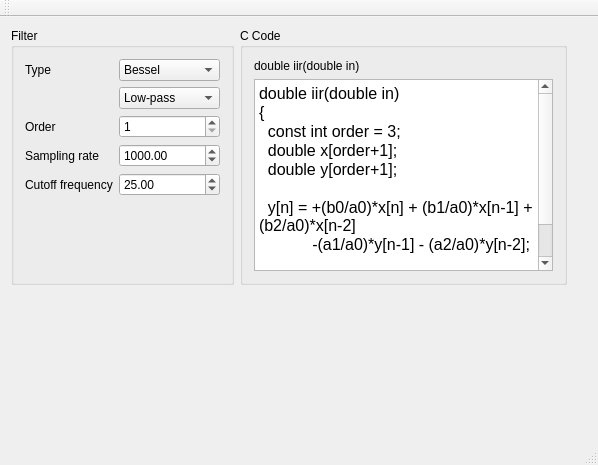
<?xml version="1.0" encoding="UTF-8"?>
<ui version="4.0">
 <class>MainWindow</class>
 <widget class="QMainWindow" name="MainWindow">
  <property name="geometry">
   <rect>
    <x>0</x>
    <y>0</y>
    <width>598</width>
    <height>465</height>
   </rect>
  </property>
  <property name="windowTitle">
   <string>MainWindow</string>
  </property>
  <widget class="QWidget" name="centralWidget">
   <layout class="QGridLayout" name="gridLayout">
    <item row="1" column="0" colspan="2">
     <widget class="QCustomPlot" name="plot" native="true">
      <layout class="QGridLayout" name="gridLayout_2">
       <property name="sizeConstraint">
        <enum>QLayout::SetDefaultConstraint</enum>
       </property>
      </layout>
     </widget>
    </item>
    <item row="0" column="1">
     <widget class="QGroupBox" name="groupBox_2">
      <property name="title">
       <string>C Code</string>
      </property>
      <property name="alignment">
       <set>Qt::AlignLeading|Qt::AlignLeft|Qt::AlignTop</set>
      </property>
      <layout class="QVBoxLayout" name="verticalLayout">
       <property name="sizeConstraint">
        <enum>QLayout::SetDefaultConstraint</enum>
       </property>
       <item>
        <widget class="QLabel" name="label_5">
         <property name="text">
          <string>double iir(double in)</string>
         </property>
        </widget>
       </item>
       <item>
        <widget class="QTextEdit" name="textEdit">
         <property name="readOnly">
          <bool>true</bool>
         </property>
         <property name="html">
          <string>&lt;!DOCTYPE HTML PUBLIC &quot;-//W3C//DTD HTML 4.0//EN&quot; &quot;http://www.w3.org/TR/REC-html40/strict.dtd&quot;&gt;
&lt;html&gt;&lt;head&gt;&lt;meta name=&quot;qrichtext&quot; content=&quot;1&quot; /&gt;&lt;style type=&quot;text/css&quot;&gt;
p, li { white-space: pre-wrap; }
&lt;/style&gt;&lt;/head&gt;&lt;body style=&quot; font-family:'Lucida Grande'; font-size:13pt; font-weight:400; font-style:normal;&quot;&gt;
&lt;p style=&quot; margin-top:0px; margin-bottom:0px; margin-left:0px; margin-right:0px; -qt-block-indent:0; text-indent:0px;&quot;&gt;&lt;span style=&quot; font-size:12pt;&quot;&gt;double iir(double in)&lt;/span&gt;&lt;/p&gt;
&lt;p style=&quot; margin-top:0px; margin-bottom:0px; margin-left:0px; margin-right:0px; -qt-block-indent:0; text-indent:0px;&quot;&gt;&lt;span style=&quot; font-size:12pt;&quot;&gt;{&lt;/span&gt;&lt;/p&gt;
&lt;p style=&quot; margin-top:0px; margin-bottom:0px; margin-left:0px; margin-right:0px; -qt-block-indent:0; text-indent:0px;&quot;&gt;&lt;span style=&quot; font-size:12pt;&quot;&gt;  const int order = 3;&lt;/span&gt;&lt;/p&gt;
&lt;p style=&quot; margin-top:0px; margin-bottom:0px; margin-left:0px; margin-right:0px; -qt-block-indent:0; text-indent:0px;&quot;&gt;&lt;span style=&quot; font-size:12pt;&quot;&gt;  double x[order+1];&lt;/span&gt;&lt;/p&gt;
&lt;p style=&quot; margin-top:0px; margin-bottom:0px; margin-left:0px; margin-right:0px; -qt-block-indent:0; text-indent:0px;&quot;&gt;&lt;span style=&quot; font-size:12pt;&quot;&gt;  double y[order+1];&lt;/span&gt;&lt;/p&gt;
&lt;p style=&quot;-qt-paragraph-type:empty; margin-top:0px; margin-bottom:0px; margin-left:0px; margin-right:0px; -qt-block-indent:0; text-indent:0px; font-size:12pt;&quot;&gt;&lt;br /&gt;&lt;/p&gt;
&lt;p style=&quot; margin-top:0px; margin-bottom:0px; margin-left:0px; margin-right:0px; -qt-block-indent:0; text-indent:0px;&quot;&gt;&lt;span style=&quot; font-size:12pt;&quot;&gt;  y[n] = +(b0/a0)*x[n] + (b1/a0)*x[n-1] + (b2/a0)*x[n-2]&lt;/span&gt;&lt;/p&gt;
&lt;p style=&quot; margin-top:0px; margin-bottom:0px; margin-left:0px; margin-right:0px; -qt-block-indent:0; text-indent:0px;&quot;&gt;&lt;span style=&quot; font-size:12pt;&quot;&gt;            -(a1/a0)*y[n-1] - (a2/a0)*y[n-2];&lt;/span&gt;&lt;/p&gt;
&lt;p style=&quot;-qt-paragraph-type:empty; margin-top:0px; margin-bottom:0px; margin-left:0px; margin-right:0px; -qt-block-indent:0; text-indent:0px; font-size:12pt;&quot;&gt;&lt;br /&gt;&lt;/p&gt;
&lt;p style=&quot; margin-top:0px; margin-bottom:0px; margin-left:0px; margin-right:0px; -qt-block-indent:0; text-indent:0px;&quot;&gt;&lt;span style=&quot; font-size:12pt;&quot;&gt;  return y[n];&lt;/span&gt;&lt;/p&gt;
&lt;p style=&quot; margin-top:0px; margin-bottom:0px; margin-left:0px; margin-right:0px; -qt-block-indent:0; text-indent:0px;&quot;&gt;&lt;span style=&quot; font-size:12pt;&quot;&gt;}&lt;/span&gt;&lt;/p&gt;&lt;/body&gt;&lt;/html&gt;</string>
         </property>
        </widget>
       </item>
      </layout>
     </widget>
    </item>
    <item row="0" column="0">
     <widget class="QGroupBox" name="groupBox">
      <property name="title">
       <string>Filter</string>
      </property>
      <property name="alignment">
       <set>Qt::AlignLeading|Qt::AlignLeft|Qt::AlignTop</set>
      </property>
      <layout class="QGridLayout" name="gridLayout_3">
       <property name="sizeConstraint">
        <enum>QLayout::SetDefaultConstraint</enum>
       </property>
       <item row="1" column="1">
        <widget class="QComboBox" name="passType">
         <item>
          <property name="text">
           <string>Low-pass</string>
          </property>
         </item>
         <item>
          <property name="text">
           <string>High-pass</string>
          </property>
         </item>
         <item>
          <property name="text">
           <string>Band-pass</string>
          </property>
         </item>
         <item>
          <property name="text">
           <string>Band-stop</string>
          </property>
         </item>
        </widget>
       </item>
       <item row="2" column="1">
        <widget class="QSpinBox" name="order">
         <property name="minimum">
          <number>1</number>
         </property>
        </widget>
       </item>
       <item row="3" column="0">
        <widget class="QLabel" name="label_3">
         <property name="text">
          <string>Sampling rate</string>
         </property>
        </widget>
       </item>
       <item row="3" column="1">
        <widget class="QDoubleSpinBox" name="samplingRate">
         <property name="maximum">
          <double>192000.000000000000000</double>
         </property>
         <property name="value">
          <double>1000.000000000000000</double>
         </property>
        </widget>
       </item>
       <item row="4" column="1">
        <widget class="QDoubleSpinBox" name="cutoffFrequency">
         <property name="maximum">
          <double>96000.000000000000000</double>
         </property>
         <property name="value">
          <double>25.000000000000000</double>
         </property>
        </widget>
       </item>
       <item row="0" column="1">
        <widget class="QComboBox" name="filterType">
         <item>
          <property name="text">
           <string>Bessel</string>
          </property>
         </item>
         <item>
          <property name="text">
           <string>Butterworth</string>
          </property>
         </item>
         <item>
          <property name="text">
           <string>Chebyshev I</string>
          </property>
         </item>
         <item>
          <property name="text">
           <string>Chebyshev II</string>
          </property>
         </item>
         <item>
          <property name="text">
           <string>Elliptic</string>
          </property>
         </item>
         <item>
          <property name="text">
           <string>Legendre</string>
          </property>
         </item>
         <item>
          <property name="text">
           <string>Gaussian</string>
          </property>
         </item>
        </widget>
       </item>
       <item row="0" column="0">
        <widget class="QLabel" name="label">
         <property name="text">
          <string>Type</string>
         </property>
        </widget>
       </item>
       <item row="2" column="0">
        <widget class="QLabel" name="label_2">
         <property name="text">
          <string>Order</string>
         </property>
        </widget>
       </item>
       <item row="4" column="0">
        <widget class="QLabel" name="label_4">
         <property name="text">
          <string>Cutoff frequency</string>
         </property>
        </widget>
       </item>
       <item row="5" column="0">
        <spacer name="verticalSpacer_2">
         <property name="orientation">
          <enum>Qt::Vertical</enum>
         </property>
         <property name="sizeHint" stdset="0">
          <size>
           <width>20</width>
           <height>40</height>
          </size>
         </property>
        </spacer>
       </item>
      </layout>
     </widget>
    </item>
    <item row="2" column="0" colspan="2">
     <widget class="QCustomPlot" name="plot2" native="true"/>
    </item>
    <item row="1" column="2">
     <spacer name="verticalSpacer">
      <property name="orientation">
       <enum>Qt::Vertical</enum>
      </property>
      <property name="sizeHint" stdset="0">
       <size>
        <width>20</width>
        <height>40</height>
       </size>
      </property>
     </spacer>
    </item>
    <item row="2" column="2">
     <spacer name="verticalSpacer_3">
      <property name="orientation">
       <enum>Qt::Vertical</enum>
      </property>
      <property name="sizeHint" stdset="0">
       <size>
        <width>20</width>
        <height>40</height>
       </size>
      </property>
     </spacer>
    </item>
   </layout>
  </widget>
  <widget class="QMenuBar" name="menuBar">
   <property name="geometry">
    <rect>
     <x>0</x>
     <y>0</y>
     <width>598</width>
     <height>22</height>
    </rect>
   </property>
  </widget>
  <widget class="QToolBar" name="mainToolBar">
   <attribute name="toolBarArea">
    <enum>TopToolBarArea</enum>
   </attribute>
   <attribute name="toolBarBreak">
    <bool>false</bool>
   </attribute>
  </widget>
  <widget class="QStatusBar" name="statusBar"/>
 </widget>
 <layoutdefault spacing="6" margin="11"/>
 <customwidgets>
  <customwidget>
   <class>QCustomPlot</class>
   <extends>QWidget</extends>
   <header>QCustomPlot/qcustomplot.h</header>
   <container>1</container>
  </customwidget>
 </customwidgets>
 <resources/>
 <connections/>
</ui>
